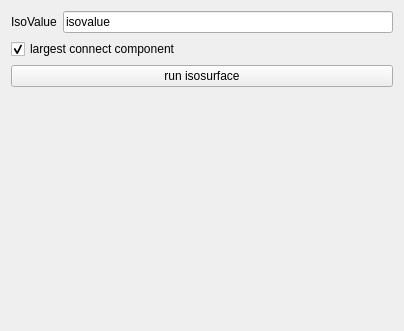
            <widget class="QWidget" name="isosurfacePage">
             <property name="geometry">
              <rect>
               <x>0</x>
               <y>0</y>
               <width>404</width>
               <height>331</height>
              </rect>
             </property>
             <attribute name="label">
              <string>Isosurface</string>
             </attribute>
             <layout class="QVBoxLayout" name="verticalLayout_21">
              <item>
               <widget class="QWidget" name="widget_32" native="true">
                <layout class="QHBoxLayout" name="horizontalLayout_29">
                 <property name="leftMargin">
                  <number>0</number>
                 </property>
                 <property name="topMargin">
                  <number>0</number>
                 </property>
                 <property name="rightMargin">
                  <number>0</number>
                 </property>
                 <property name="bottomMargin">
                  <number>0</number>
                 </property>
                 <item>
                  <widget class="QLabel" name="newPolydataLabel_2">
                   <property name="text">
                    <string>IsoValue</string>
                   </property>
                  </widget>
                 </item>
                 <item>
                  <widget class="QLineEdit" name="marchingCubesLineEdit">
                   <property name="inputMask">
                    <string/>
                   </property>
                   <property name="text">
                    <string>isovalue</string>
                   </property>
                  </widget>
                 </item>
                </layout>
               </widget>
              </item>
              <item>
               <widget class="QCheckBox" name="isoCheckBox">
                <property name="text">
                 <string>largest connect component</string>
                </property>
                <property name="checked">
                 <bool>true</bool>
                </property>
               </widget>
              </item>
              <item>
               <widget class="QPushButton" name="marchingCubesButton">
                <property name="text">
                 <string>run isosurface</string>
                </property>
               </widget>
              </item>
              <item>
               <spacer name="verticalSpacer_9">
                <property name="orientation">
                 <enum>Qt::Vertical</enum>
                </property>
                <property name="sizeHint" stdset="0">
                 <size>
                  <width>20</width>
                  <height>40</height>
                 </size>
                </property>
               </spacer>
              </item>
             </layout>
            </widget>
